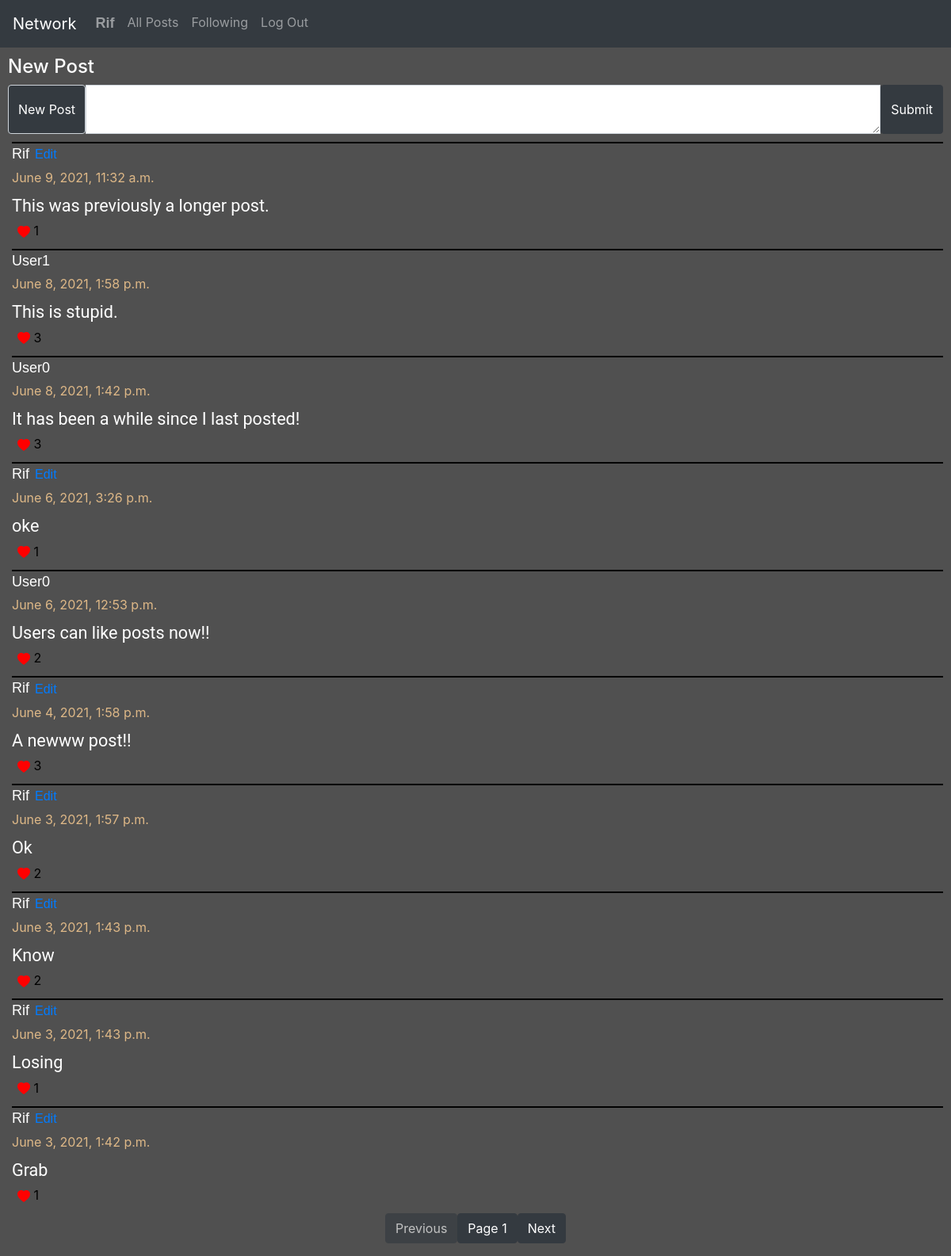
Screenshot of / (signed in) with the database file from the repository.
### network/models.py (models this page shows, shortened)
class User(AbstractUser):
    pass

class Posts(models.Model):
    content = models.TextField(blank=False)
    user = models.ForeignKey(User, on_delete=models.CASCADE, related_name="user_posts")
    like = models.IntegerField(default=0)
    time = models.DateTimeField(auto_now_add=True)

### network/views.py (the view)
# urls.py: path("", views.index, name="index"),
def index(request):
    posts = get_page(1)
    liked_posts = liked_list(posts, request.user)
    return render(request, "network/index.html", {
        "posts": posts,
        "liked_posts": liked_posts,
        "pages": "page"
    })

### network/views.py (called while the page is built)
def liked_list(posts, user):
    liked_posts = []
    for post in posts:
        for p in post.liked_usr.all():
            for usr in p.liked_users.all():
                if usr == user:
                    liked_posts.append(post.id)
    return liked_posts

def get_page(page_id):
    posts = Posts.objects.all().order_by('-time')
    return Paginator(posts, 10).page(page_id)

### network/templates/network/index.html (shortened to what this page needs)
{% extends "network/layout.html" %}
{% load static %}
{% block body %}
    <div id="all_posts">
        {% if request.user.is_authenticated %}
            <div id="post-form">
                <h4>New Post</h4>
                <form action="{% url 'new-post' %}" method="POST">
                    <div class="input-group">
                        <span class="input-group-text bar-nav">New Post</span>
                        <textarea class="form-control" aria-label="With textarea" name="content"></textarea>
                        <input type="submit" class="btn btn-dark">
                    </div>
                </form>
            </div>
        {% endif %}
        <div id="posts">
            {% for post in posts %}
                <div class="post-item post-content" id="post-item-{{ post.id }}">
                        <p class="post-user">
                            <a href="{% url 'user-posts' post.user.id 1 %}" class="post-user"> {{ post.user }}</a>
                            {% if post.user ==  request.user %}
                                <button onclick="edit_request('{{ post.id }}');" type="button" class="btn btn-link" >Edit</button>
                            {% endif %}
                        </p>
                        <label class="time-data">{{ post.time }}</label>
                        <br/>
                        <div class="post-text" id="post-text-{{ post.id }}">{{ post.content }}</div>
                        {% if user.is_authenticated %}
                            {% if post.id in liked_posts %}
                                <div id="like-btn-{{ post.id }}">
                                    <button class="like-btn" onclick="like_post('{{ post.id }}');">
                                        <svg xmlns="http://www.w3.org/2000/svg" width="16" height="16" fill="red" class="bi bi-heart-fill" viewBox="0 0 16 16">
                                            <path fill-rule="evenodd" d="M8 1.314C12.438-3.248 23.534 4.735 8 15-7.534 4.736 3.562-3.248 8 1.314z"/>
                                        </svg>
                                        <label class="bi-heart" id="like-no-{{ post.id }}">{{ post.like }}</label>
                                    </button>
                                </div>
                            {% endif %}
                        {% endif %}
                </div>
            {% endfor %}
        </div>
    </div>
    <nav aria-label="Page navigation">
        <ul class="pagination justify-content-center">
        {% if posts.has_previous %}
          <li>
            <a href="{% url pages posts.previous_page_number %}">
              <button class="btn btn-dark">Previous</button>
            </a>
        </li>
        {% else %}
        <li>
              <button class="btn btn-dark" disabled>Previous</button>
        </li>
        {% endif %}
          <li>
            <a href="#">
                <button class="btn btn-dark">Page {{ posts.number }}</button>
            </a>
        </li>
        {% if posts.has_next %}
          <li>
            <a href="{% url pages posts.next_page_number %}">
                <button class="btn btn-dark">Next</button>
            </a>
          </li>
          {% else %}
            <li>
                <button class="btn btn-dark" disabled>Next</button>
            </li>
        {% endif %}
        </ul>
    </nav>
{% endblock %}

### network/templates/network/layout.html (shortened to what this page needs)
{% load static %}
<!DOCTYPE html>
<html lang="en">
    <head>
        <link rel="stylesheet" href="https://stackpath.bootstrapcdn.com/bootstrap/4.4.1/css/bootstrap.min.css">
        <link href="{% static 'network/styles.css' %}" rel="stylesheet">
    </head>
    <body>
        <nav class="navbar navbar-expand-lg navbar-dark bg-dark" id="bar">
            <a class="navbar-brand" href="#">Network</a>
            <div>
              <ul class="navbar-nav mr-auto">
                {% if user.is_authenticated %}
                    <li class="nav-item">
                        <a class="nav-link post-user" href="{% url 'user-posts' user.id 1 %}"><strong>{{ user.username }}</strong></a>
                    </li>
                {% endif %}
                <li class="nav-item">
                  <a class="nav-link" href="{% url 'index' %}">All Posts</a>
                </li>
                {% if user.is_authenticated %}
                    <li class="nav-item">
                        <a class="nav-link" href="{% url 'following' 1 %}">Following</a>
                    </li>
                    <li class="nav-item">
                        <a class="nav-link" href="{% url 'logout' %}">Log Out</a>
                    </li>
                {% endif %}
              </ul>
            </div>
          </nav>
        <div class="body">
            {% block body %}
            {% endblock %}
        </div>
    </body>
</html>

### network/static/network/styles.css (style rules this page uses)
body { background-color: #505050; color: black; }
#bar { color: gray; }
#post-form { color: white; margin: 10px; }
#posts { margin-left: 10px; margin-right: 10px; }
.post-item { border-top: 2px solid black; font-size: large; }
.post-content { color: white; margin-left: 5px; margin-bottom: 1px; }
.time-data { color: burlywood; font-size: medium; margin-top: 1px; }
.like-btn { background-color: transparent; border: 1px solid #505050; font-size: medium; }
.post-text { font-family: Roboto; font-size: larger; margin-bottom: 1px; }
.post-user { color: white; font-family: Verdana, Geneva, Tahoma, sans-serif; text-transform: capitalize; font-size: large; margin-bottom: 1px; }
.bar-nav { background-color: #343A40; color: white; }
.btn-link { padding-left: 1px; padding-bottom: 1px; padding-top: 1px; }

### rows the page displays
User: username "Rif"
Posts: user "Rif", time "June 9, 2021, 11:32 a.m.", content "This was previously a longer post.", like "1"
Posts: user "User1", time "June 8, 2021, 1:58 p.m.", content "This is stupid.", like "3"
Posts: user "User0", time "June 8, 2021, 1:42 p.m.", content "It has been a while since I last posted!", like "3"
Posts: user "Rif", time "June 6, 2021, 3:26 p.m.", content "oke", like "1"
Posts: user "User0", time "June 6, 2021, 12:53 p.m.", content "Users can like posts now!!", like "2"
Posts: user "Rif", time "June 4, 2021, 1:58 p.m.", content "A newww post!!", like "3"
Posts: user "Rif", time "June 3, 2021, 1:57 p.m.", content "Ok", like "2"
Posts: user "Rif", time "June 3, 2021, 1:43 p.m.", content "Know", like "2"
Posts: user "Rif", time "June 3, 2021, 1:43 p.m.", content "Losing", like "1"
Posts: user "Rif", time "June 3, 2021, 1:42 p.m.", content "Grab", like "1"

### other values shown
{{ posts.number }} "1"
